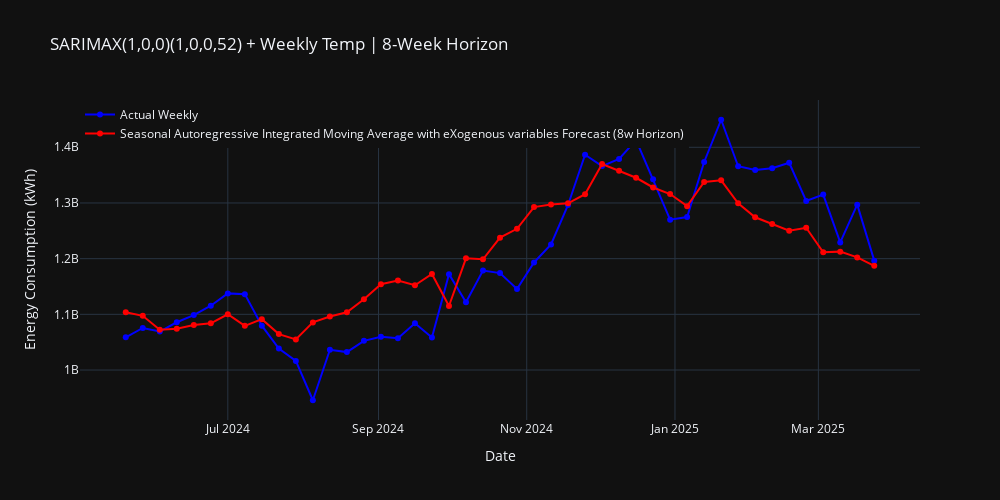

Notebook code cell kept with this figure:
### Markdown cell above
Seasonal ARIMA with eXogenous variables forecasts time series data that shows trends, seasonality, and is affected by external variables.

In our setup:
- Non-seasonal order: $(1, 0, 0)$
- Seasonal order: $(1, 0, 0, 52)$
- Exogenous input: weekly temperature values

The model looks like:

$y_t = c + \phi_1 y_{t-1} + \Phi_1 y_{t-52} + \beta X_t + \varepsilon_t$

Where:
- $y_t$ is the value at time $t$ (energy consumption)
- $\phi_1$ is the non-seasonal autoregressive term
- $\Phi_1$ is the seasonal autoregressive term (lag of 52 weeks)
- $\theta_1$ is the moving average term
- $\varepsilon_t$ is the error (white noise)
- $X_t$ is the exogenous variable (weekly temperature)

### Code cell
# --- Step 1: Preprocessing and Alignment ---
weekly_temp = weekly_temp.dropna()

# Ensure same length
min_len = min(len(time_index), len(energy_consumption_data), len(weekly_temp))
time_index = time_index[:min_len]
energy_consumption_data = energy_consumption_data[:min_len]
weekly_temp = weekly_temp[:min_len]

# Create TimeSeries objects
series = TimeSeries.from_times_and_values(
    pd.DatetimeIndex(time_index),
    energy_consumption_data,
    fill_missing_dates=True,
)

weekly_temp.index = pd.DatetimeIndex(weekly_temp.index)
temp_cov = TimeSeries.from_series(weekly_temp)

# Slice to common intersection
series = series.slice_intersect(temp_cov)
temp_cov = temp_cov.slice_intersect(series)

# --- Step 2: SARIMAX Model with Exogenous Temp (Weekly Temp) ---
model = ARIMA(1, 0, 0, seasonal_order=(1, 0, 0, 52))

# Rolling 8-week forecasts across the last 52 weeks
forecast_list = model.historical_forecasts(
    series=series,
    future_covariates=temp_cov,
    start=len(series) - 52,
    forecast_horizon=8,
    stride=1,
    retrain=True,
    train_length=104,
    last_points_only=True,
    show_warnings=False
)

# --- Step 3: Combine forecasts ---
forecast = forecast_list[0]
for f in forecast_list[1:]:
    forecast = forecast.append(f)

# Match actuals
actual = series.slice(forecast.start_time(), forecast.end_time())

# --- Step 4: Plot ---
actual_df = actual.to_series().to_frame(name="Actual")
forecast_df = forecast.to_series().to_frame(name="Forecast")

fig = go.Figure()
fig.add_trace(go.Scatter(
    x=actual_df.index,
    y=actual_df["Actual"],
    mode='lines+markers',
    name='Actual Weekly',
    line=dict(color='blue')
))
fig.add_trace(go.Scatter(
    x=forecast_df.index,
    y=forecast_df["Forecast"],
    mode='lines+markers',
    name='Seasonal Autoregressive Integrated Moving Average with eXogenous variables Forecast (8w Horizon)',
    line=dict(color='red')
))

fig.update_layout(
    title="SARIMAX(1,0,0)(1,0,0,52) + Weekly Temp | 8-Week Horizon",
    xaxis_title="Date",
    yaxis_title="Energy Consumption (kWh)",
    legend=dict(x=0, y=1),
    template="plotly_dark",
    width=1000,
    height=500
)
fig.show()

# --- Step 5: Save Results ---
pio.write_json(
    fig,
    "/Users/omarabdesslem/Documents/Projects/Thesis-Website/public/SARIMAX/SARIMAX_data.json",
    pretty=True
)

# --- Step 6: MAPE ---
if len(actual) == len(forecast):
    mape_score = mape(actual, forecast)
    print(f"MAPE (SARIMAX, Rolling 8-week Forecasts): {mape_score:.2f}%")

    with open("/Users/omarabdesslem/Documents/Projects/Thesis-Website/public/SARIMAX/sarimax_mape.txt", "w") as f:
        f.write(f"{mape_score:.2f}")
else:
    print("Forecast and actual series do not match in length.")

### Figure 1 — Plotly figure (JSON) as saved in the notebook; plotly's stock layout.template omitted (floating-point values rounded to 4 significant figures)
{"data": [{"line": {"color": "blue"}, "mode": "lines+markers", "name": "Actual Weekly", "type": "scatter", "x": ["2024-05-20T00:00:00", "2024-05-27T00:00:00", "2024-06-03T00:00:00", "2024-06-10T00:00:00", "2024-06-17T00:00:00", "2024-06-24T00:00:00", "2024-07-01T00:00:00", "2024-07-08T00:00:00", "2024-07-15T00:00:00", "2024-07-22T00:00:00", "2024-07-29T00:00:00", "2024-08-05T00:00:00", "2024-08-12T00:00:00", "2024-08-19T00:00:00", "2024-08-26T00:00:00", "2024-09-02T00:00:00", "2024-09-09T00:00:00", "2024-09-16T00:00:00", "2024-09-23T00:00:00", "2024-09-30T00:00:00", "2024-10-07T00:00:00", "2024-10-14T00:00:00", "2024-10-21T00:00:00", "2024-10-28T00:00:00", "2024-11-04T00:00:00", "2024-11-11T00:00:00", "2024-11-18T00:00:00", "2024-11-25T00:00:00", "2024-12-02T00:00:00", "2024-12-09T00:00:00", "2024-12-16T00:00:00", "2024-12-23T00:00:00", "2024-12-30T00:00:00", "2025-01-06T00:00:00", "2025-01-13T00:00:00", "2025-01-20T00:00:00", "2025-01-27T00:00:00", "2025-02-03T00:00:00", "2025-02-10T00:00:00", "2025-02-17T00:00:00", "2025-02-24T00:00:00", "2025-03-03T00:00:00", "2025-03-10T00:00:00", "2025-03-17T00:00:00", "2025-03-24T00:00:00"], "y": [1059000000.0, 1076000000.0, 1069000000.0, 1086000000.0, 1099000000.0, 1116000000.0, 1138000000.0, 1136000000.0, 1080000000.0, 1039000000.0, 1016000000.0, 945700000.0, 1036000000.0, 1032000000.0, 1052000000.0, 1060000000.0, 1057000000.0, 1084000000.0, 1058000000.0, 1172000000.0, 1122000000.0, 1179000000.0, 1174000000.0, 1145000000.0, 1193000000.0, 1225000000.0, 1296000000.0, 1387000000.0, 1366000000.0, 1379000000.0, 1413000000.0, 1342000000.0, 1270000000.0, 1275000000.0, 1374000000.0, 1449000000.0, 1366000000.0, 1359000000.0, 1362000000.0, 1372000000.0, 1304000000.0, 1315000000.0, 1229000000.0, 1297000000.0, 1196000000.0]}, {"line": {"color": "red"}, "mode": "lines+markers", "name": "Seasonal Autoregressive Integrated Moving Average with eXogenous variables Forecast (8w Horizon)", "type": "scatter", "x": ["2024-05-20T00:00:00", "2024-05-27T00:00:00", "2024-06-03T00:00:00", "2024-06-10T00:00:00", "2024-06-17T00:00:00", "2024-06-24T00:00:00", "2024-07-01T00:00:00", "2024-07-08T00:00:00", "2024-07-15T00:00:00", "2024-07-22T00:00:00", "2024-07-29T00:00:00", "2024-08-05T00:00:00", "2024-08-12T00:00:00", "2024-08-19T00:00:00", "2024-08-26T00:00:00", "2024-09-02T00:00:00", "2024-09-09T00:00:00", "2024-09-16T00:00:00", "2024-09-23T00:00:00", "2024-09-30T00:00:00", "2024-10-07T00:00:00", "2024-10-14T00:00:00", "2024-10-21T00:00:00", "2024-10-28T00:00:00", "2024-11-04T00:00:00", "2024-11-11T00:00:00", "2024-11-18T00:00:00", "2024-11-25T00:00:00", "2024-12-02T00:00:00", "2024-12-09T00:00:00", "2024-12-16T00:00:00", "2024-12-23T00:00:00", "2024-12-30T00:00:00", "2025-01-06T00:00:00", "2025-01-13T00:00:00", "2025-01-20T00:00:00", "2025-01-27T00:00:00", "2025-02-03T00:00:00", "2025-02-10T00:00:00", "2025-02-17T00:00:00", "2025-02-24T00:00:00", "2025-03-03T00:00:00", "2025-03-10T00:00:00", "2025-03-17T00:00:00", "2025-03-24T00:00:00"], "y": [1104000000.0, 1097000000.0, 1072000000.0, 1074000000.0, 1081000000.0, 1084000000.0, 1100000000.0, 1079000000.0, 1091000000.0, 1065000000.0, 1055000000.0, 1086000000.0, 1096000000.0, 1104000000.0, 1127000000.0, 1154000000.0, 1161000000.0, 1152000000.0, 1172000000.0, 1115000000.0, 1201000000.0, 1199000000.0, 1238000000.0, 1254000000.0, 1293000000.0, 1297000000.0, 1299000000.0, 1316000000.0, 1370000000.0, 1358000000.0, 1345000000.0, 1328000000.0, 1316000000.0, 1294000000.0, 1338000000.0, 1341000000.0, 1299000000.0, 1274000000.0, 1262000000.0, 1250000000.0, 1256000000.0, 1211000000.0, 1213000000.0, 1202000000.0, 1187000000.0]}], "layout": {"height": 500, "legend": {"x": 0, "y": 1}, "title": {"text": "SARIMAX(1,0,0)(1,0,0,52) + Weekly Temp | 8-Week Horizon"}, "width": 1000, "xaxis": {"title": {"text": "Date"}}, "yaxis": {"title": {"text": "Energy Consumption (kWh)"}}}}
